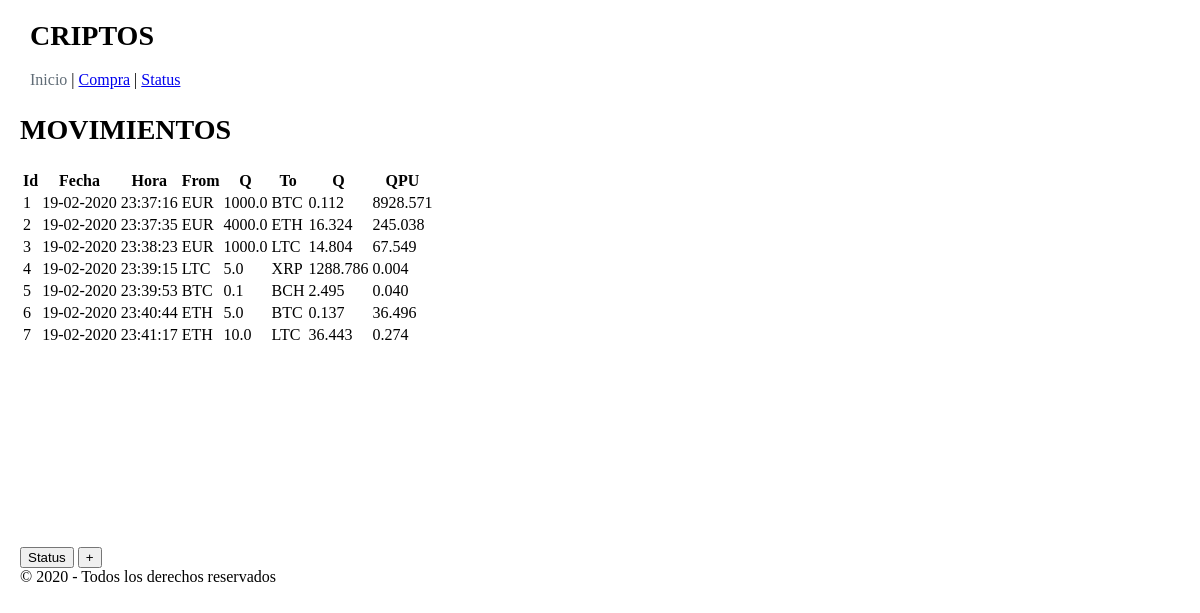
The page / on the database its author committed.
### tables this page shows
CREATE TABLE "Movements" (
	`id`	INTEGER,
	`date`	TEXT,
	`time`	TEXT,
	`from_currency`	INTEGER,
	`from_quantity`	REAL,
	`to_currency`	INTEGER,
	`to_quantity`	REAL,
	PRIMARY KEY(`id`),
	FOREIGN KEY(`to_currency`) REFERENCES `Criptos`,
	FOREIGN KEY(`from_currency`) REFERENCES `Criptos`
);

CREATE TABLE "Criptos" (
	`id`	INTEGER,
	`symbol`	TEXT,
	`name`	TEXT,
	PRIMARY KEY(`id`)
);

### criptos/routes.py (the view)
@app.route("/")
def index():
    try:
        registros = todosMovDB()
        return render_template("index.html", registros=registros, route="index")
    except (sqlite3.Error, Exception):
        textError = "Fallo en Base de Datos. Inténtelo más tarde."
        return render_template('index.html', route='index', textError=textError)

### criptos/routes.py (called while the page is built)
def todosMovDB():
    conn = sqlite3.connect(BASE_DATOS)
    cur = conn.cursor()
    consulta = '''SELECT Movements.id, Movements.date, Movements.time,
                CriptosFrom.symbol, Movements.from_quantity, CriptosTo.symbol, Movements.to_quantity FROM Movements
                INNER JOIN Criptos as CriptosFrom ON Movements.from_currency = CriptosFrom.id
                INNER JOIN Criptos as CriptosTo ON Movements.to_currency = CriptosTo.id;'''
    rows = cur.execute(consulta)
    filas = []
    for row in rows:
        filas.append(row)
    conn.close()
    return filas

### criptos/templates/index.html (shortened to what this page needs)
{% extends "base.html" %}
{% block content %}
    <h1>MOVIMIENTOS</h1>
    <div id='scrollTable'>
        <table class="u-full-width">
            <tr>
                <th>Id</th>
                <th>Fecha</th>
                <th>Hora</th>
                <th>From</th>
                <th>Q</th>
                <th>To</th>
                <th>Q</th>
                <th>QPU</th>
            </tr>
            {% for mov in registros %}
            <tr>
                <td>{{mov[0]}}</td>
                <td>{{mov[1]}}</td>
                <td>{{mov[2]}}</td>
                <td>{{mov[3]}}</td>
                <td>{{mov[4]}}</td>
                <td>{{mov[5]}}</td>
                <td>{{mov[6]}}</td>
                <td> {{ "%.3f"|format((mov[4])/(mov[6])) }} </td>
            </tr>
            {% endfor %}
        </table>
    </div>
    <a href="/status"><input type="button" value="Status"></a>
    <a href="/purchase"><input type="button" value="+"></a>
{% endblock %}

### criptos/templates/base.html (shortened to what this page needs)
<html lang="en">
<head>
    <link rel="stylesheet" href="//cdnjs.cloudflare.com/ajax/libs/normalize/5.0.0/normalize.css">
    <link rel="stylesheet" href="//cdnjs.cloudflare.com/ajax/libs/milligram/1.3.0/milligram.css">
    <link rel="stylesheet" href="/static/css/base.css">
</head>
<body>
    <header>
        <h1>CRIPTOS</h1>
        <div id="menu">
            {% if 'index' != route %}
            <a href="/">Inicio</a> |
            {% else%}
            <a class="disable">Inicio</a> |
            {% endif %}
            {% if 'purchase' != route %}
            <a href="/purchase">Compra</a>  |
            {% else%}
            <a class="disable">Compra</a>  |
            {% endif %}
            {% if 'status' != route %}
            <a href="/status">Status</a>
            {% else%}
            <a class="disable">Status</a> |
            {% endif %}
        </div>
    </header>
    <section>
        {% block content %}{% endblock %}
    </section>
    <footer>&copy 2020 - Todos los derechos reservados</footer>
</body>
</html>

### criptos/static/css/base.css (style rules this page uses)
body { margin: 20px; }
header { margin-left: 10px; }
h1 { font-size: 28px; }
#menu { margin-bottom: 25px; }
#menu .disable { color: #606c76; }
#scrollTable { overflow-y: scroll; height: 355px; width: auto; margin-bottom: 15px; }

### rows shown on the page
Movements: id "1", date "19-02-2020", time "23:37:16", symbol "EUR", from_quantity "1000.0", symbol "BTC", to_quantity "0.112", (mov[4])/(mov[6]) "8928.571"
Movements: id "2", date "19-02-2020", time "23:37:35", symbol "EUR", from_quantity "4000.0", symbol "ETH", to_quantity "16.324", (mov[4])/(mov[6]) "245.038"
Movements: id "3", date "19-02-2020", time "23:38:23", symbol "EUR", from_quantity "1000.0", symbol "LTC", to_quantity "14.804", (mov[4])/(mov[6]) "67.549"
Movements: id "4", date "19-02-2020", time "23:39:15", symbol "LTC", from_quantity "5.0", symbol "XRP", to_quantity "1288.786", (mov[4])/(mov[6]) "0.004"
Movements: id "5", date "19-02-2020", time "23:39:53", symbol "BTC", from_quantity "0.1", symbol "BCH", to_quantity "2.495", (mov[4])/(mov[6]) "0.040"
Movements: id "6", date "19-02-2020", time "23:40:44", symbol "ETH", from_quantity "5.0", symbol "BTC", to_quantity "0.137", (mov[4])/(mov[6]) "36.496"
Movements: id "7", date "19-02-2020", time "23:41:17", symbol "ETH", from_quantity "10.0", symbol "LTC", to_quantity "36.443", (mov[4])/(mov[6]) "0.274"
